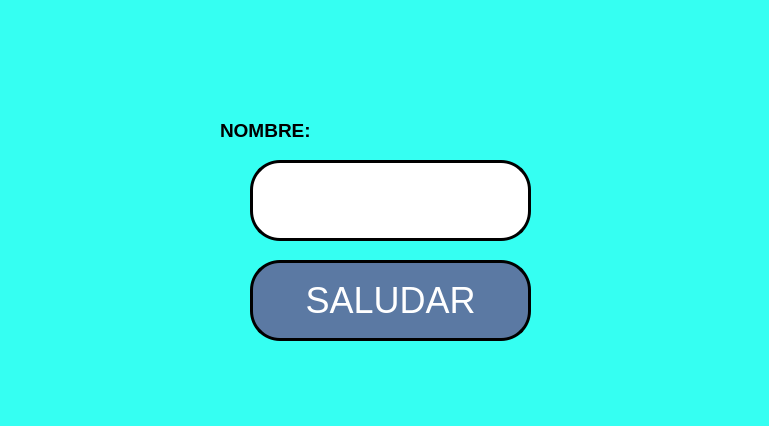
<?xml version="1.0" encoding="UTF-8"?>
<ui version="4.0">
 <class>MainWindow</class>
 <widget class="QMainWindow" name="MainWindow">
  <property name="geometry">
   <rect>
    <x>0</x>
    <y>0</y>
    <width>769</width>
    <height>426</height>
   </rect>
  </property>
  <property name="font">
   <font>
    <pointsize>22</pointsize>
    <weight>75</weight>
    <bold>true</bold>
   </font>
  </property>
  <property name="windowTitle">
   <string>MainWindow</string>
  </property>
  <property name="styleSheet">
   <string notr="true">background: rgb(53, 255, 242)</string>
  </property>
  <widget class="QWidget" name="centralwidget">
   <widget class="QPushButton" name="btn_saludar">
    <property name="geometry">
     <rect>
      <x>250</x>
      <y>260</y>
      <width>281</width>
      <height>81</height>
     </rect>
    </property>
    <property name="font">
     <font>
      <pointsize>27</pointsize>
     </font>
    </property>
    <property name="styleSheet">
     <string notr="true">background-color: rgb(91,121,163);
color: rgb(255, 255, 255);
border-radius: 30px;
border: 3px solid black</string>
    </property>
    <property name="text">
     <string>SALUDAR</string>
    </property>
   </widget>
   <widget class="QLabel" name="label">
    <property name="geometry">
     <rect>
      <x>220</x>
      <y>100</y>
      <width>121</width>
      <height>61</height>
     </rect>
    </property>
    <property name="text">
     <string>&lt;html&gt;&lt;head/&gt;&lt;body&gt;&lt;p&gt;&lt;span style=&quot; font-size:14pt; font-weight:600;&quot;&gt;NOMBRE:&lt;/span&gt;&lt;/p&gt;&lt;/body&gt;&lt;/html&gt;</string>
    </property>
   </widget>
   <widget class="QLineEdit" name="txt_nombre">
    <property name="geometry">
     <rect>
      <x>250</x>
      <y>160</y>
      <width>281</width>
      <height>81</height>
     </rect>
    </property>
    <property name="font">
     <font>
      <pointsize>26</pointsize>
     </font>
    </property>
    <property name="styleSheet">
     <string notr="true">background-color: rgb(255, 255, 255);
border-radius: 30px;
border: 3px solid black</string>
    </property>
    <property name="text">
     <string/>
    </property>
    <property name="alignment">
     <set>Qt::AlignCenter</set>
    </property>
   </widget>
  </widget>
  <widget class="QMenuBar" name="menubar">
   <property name="geometry">
    <rect>
     <x>0</x>
     <y>0</y>
     <width>769</width>
     <height>26</height>
    </rect>
   </property>
  </widget>
  <widget class="QStatusBar" name="statusbar"/>
 </widget>
 <resources/>
 <connections/>
</ui>
